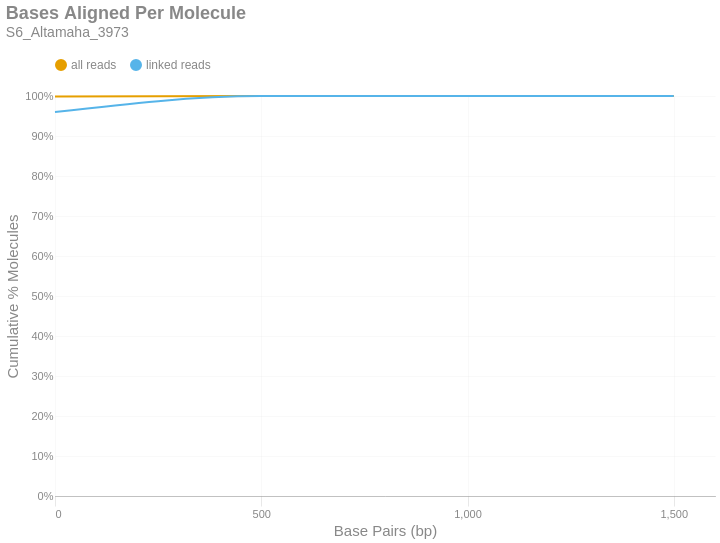

This figure's notebook cell:
### Markdown cell above
### Bases Aligned Per Molecule
This is a cumulative frequency distribution showing the number of base pairs aligned per unique molecule. These data are shown in 500 bp bins. There are two distributions: one with `all reads` (yellow) and another with only `linked reads` (blue). The percent of molecules in the `linked reads` distribution is relative to the total number of linked molecules.

### Code cell
if SKIPLR:
    print_html(f"Skipped")
else:
    binned_df = consolidated_hist(valids['aligned_bp'], mask, 500, True)
    with SafeRender(binned_df):
        (
            density_plot(binned_df, 'Bases Aligned Per Molecule', samplename, 'basesper')
            .encode(
                x=alt.X('bin:Q', title="Base Pairs (bp)").axis(tickMinStep=500).scale(padding=0),
                y=alt.Y('value:Q', title='Cumulative % Molecules')
                    .axis(format='%')
                    .scale(domain = [0,1])
                    .stack(False),
                color=alt.Color("key:N").scale(domain = ["all reads", "linked reads"]),
                tooltip = [
                    alt.Tooltip("key:N", title = "Data Type"),
                    alt.Tooltip("range_label:N", title="Bases Aligned Per Molecule"),
                    alt.Tooltip("value:Q", format = ".2%", title="% Molecules (Cum.)")
                ]
            )
        ).display()

### Figure 1 — Vega-Lite specification as saved in the notebook (floating-point values rounded to 4 significant figures)
{"width": "container", "height": 400, "config": {"title": {"anchor": "start", "dy": -15, "fontSize": 18, "color": "#888888", "subtitleColor": "#888888", "subtitleFontSize": 14}, "arc": {"fill": "#0072B2"}, "axis": {"domainColor": "#888888", "domainWidth": 0.5, "gridWidth": 0.2, "grid": false, "titleFontWeight": 400, "titleFontSize": 15, "labelFontSize": 11, "labelColor": "#888888", "tickColor": "#888888", "tickWidth": 0.2, "titleColor": "#888888"}, "axisBand": {"grid": false}, "axisX": {"grid": true, "tickSize": 10, "domainCap": "round"}, "axisY": {"domain": false, "grid": true, "tickSize": 0, "domainCap": "round"}, "background": "transparent", "header": {"labelFontSize": 15, "labelColor": "#888888", "titleFontSize": 15, "titleFontWeight": 600, "titleColor": "#888888"}, "legend": {"labelFont": "sans-serif", "labelFontSize": 12, "labelColor": "#888888", "symbolSize": 100, "symbolType": "circle", "titleFontSize": 12, "titlePadding": 10, "titleColor": "#888888", "title": null, "orient": "top"}, "range": {"category": ["#E69F00", "#56B4E9", "#009E73", "#F0E442", "#0072B2", "#D55E00", "#CC79A7", "#000000"], "diverging": ["#cfe8f3", "#a2d4ec", "#73bfe2", "#46abdb", "#1696d2", "#12719e"]}, "area": {"fill": "#0072B2", "fillOpacity": 0.7, "line": true, "strokeOpacity": 0.7}, "line": {"color": "#0072B2", "stroke": "#0072B2", "strokeWidth": 2}, "trail": {"color": "#0072B2", "stroke": "#0072B2", "strokeWidth": 0, "size": 1}, "point": {"filled": true, "fillOpacity": 1.0, "size": 95}, "text": {"color": "#888888", "fontSize": 11, "align": "right", "fontWeight": 400, "size": 11}, "bar": {"fill": "#0072B2", "stroke": null}, "view": {"stroke": null, "continuousWidth": 660, "continuousHeight": 400}}, "data": {"name": "data-99e5e71066a43d7c9a03a682831c6ded"}, "mark": {"type": "line", "interpolate": "monotone", "point": {"opacity": 0, "size": 275}}, "encoding": {"color": {"field": "key", "scale": {"domain": ["all reads", "linked reads"]}, "type": "nominal"}, "tooltip": [{"field": "key", "title": "Data Type", "type": "nominal"}, {"field": "range_label", "title": "Bases Aligned Per Molecule", "type": "nominal"}, {"field": "value", "format": ".2%", "title": "% Molecules (Cum.)", "type": "quantitative"}], "x": {"axis": {"tickMinStep": 500}, "field": "bin", "scale": {"padding": 0}, "title": "Base Pairs (bp)", "type": "quantitative"}, "y": {"axis": {"format": "%"}, "field": "value", "scale": {"domain": [0, 1]}, "stack": false, "title": "Cumulative % Molecules", "type": "quantitative"}}, "params": [{"name": "param_c36ac31b6afebe62", "select": {"type": "point", "fields": ["key"]}, "bind": "legend"}], "title": {"text": "Bases Aligned Per Molecule", "subtitle": "S6_Altamaha_3973"}, "transform": [{"fold": ["all reads (cumsum)", "linked reads (cumsum)"]}, {"calculate": "replace(datum.key, ' (cumsum)', '')", "as": "key"}, {"filter": {"param": "param_c36ac31b6afebe62"}}], "usermeta": {"embedOptions": {"downloadFileName": "S6_Altamaha_3973.basesper"}}, "$schema": "https://vega.github.io/schema/vega-lite/v6.1.0.json", "datasets": {"data-99e5e71066a43d7c9a03a682831c6ded": [{"bin": "0.0", "interval": "0.0-500.0", "all reads": 0.9986, "linked reads": 0.9598, "all reads (cumsum)": 0.9986, "linked reads (cumsum)": 0.9598, "range_label": "0-499"}, {"bin": "500.0", "interval": "500.0-1000.0", "all reads": 0.001428, "linked reads": 0.03991, "all reads (cumsum)": 1.0, "linked reads (cumsum)": 0.9997, "range_label": "500-999"}, {"bin": "1000.0", "interval": "1000.0-1500.0", "all reads": 1.077e-05, "linked reads": 0.0002385, "all reads (cumsum)": 1.0, "linked reads (cumsum)": 1.0, "range_label": "1000-1499"}, {"bin": "1500.0", "interval": "1500.0-2000.0", "all reads": 1.267e-06, "linked reads": 3.67e-05, "all reads (cumsum)": 1.0, "linked reads (cumsum)": 1.0, "range_label": "1500-1999"}]}}
